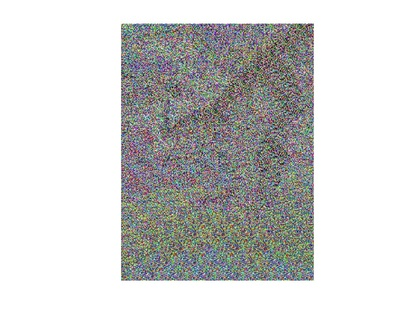
%> input picture Vigenere_Project/Image Encryption/encrypted_horse.jpg, 420 x 315 px, shrunk from 1120 x 840 before the run
$ octave --eval "start;"   (GNU Octave 9; MATLAB toolbox functions it lacks are replaced by stand-ins)
%> lines starting %> are read from the running program, lines starting %| are printed output that depends on the picture
### Encrypt_Decrypt_Project [final]/dialog_input.m
%% Created 03/21 SP, edited and finalized 03/22 SP


% === INSTRUCTIONS TO USER FOR HOW TO USE FUNCTION
function [img_input, key] = dialog_input()

%%% DIALOG INPUT runs through a dialogue tree, guiding a user through
%%% uploading an image (either as file, URL, or array). It then displays the image
% and has the user confirm for correct selection.
% Afterwards, it prompts the user to input a key. It loops and breaks,
% depending on where one is and the error-- ie, if you do not input a key
% when prompted, it then asks if you want to cancel image selection.

%%% SUMMARY: Guide's user through uploading image and key.

    %%% OUTPUTS:
        % img_input = User-uploaded image, read and assigned to img_input
        % key = User input of a key, formated as a numeric array


    %=== ASK USER FOR IMAGE SUBMISSION; 3 OPTIONS (file, url, code own matrix)
    while true
        options = {'Upload image from file', 'Provide image URL', 'Create image array'};

        try
            % 3 upload options, if user hits return, defaults to upload from file
            image_preference = questdlg('How would you like to upload your image?', 'Image Upload', options{1}, options{2}, options{3}, options{1});

            % Check if user canceled the dialog
            if isempty(image_preference)
                disp('Image upload dialog canceled.');
                break;
            end

            %=== FILE UPLOAD DIALOGUE
            if strcmp(image_preference, options{1})
                disp("Excellent. You've chosen to upload an image file from your device.")

                % Selected file saved with path & name
                [file_name, file_path] = uigetfile({'*.jpg; *.jpeg; *.png', 'Image Files'}, 'Select Image File');

                % ERROR if 'cancel' hit (no image selected)
                if isequal(file_name, 0) || isequal(file_path, 0)
                    error('No image file selected.');
                end

                % Load/read image to prepare for next steps. Then break
                img_path = fullfile(file_path, file_name);
                img = imread(img_path);
                break; % Exit loop


            %=== URL UPLOAD DIALOGUE
            elseif strcmp(image_preference, options{2})
                img_url = inputdlg('Enter the URL of your image:', 'Image URL', [1, 100]);

                % ERROR if no URL provided
                if isempty(img_url)
                    error('No image URL entered.');
                end

                % Extract URL (stored in position {1} of img_url)
                img_url = img_url{1};

                % ATTEMPT TO READ IMG. If failed, give error
                try
                    % Attempt to read image from URL
                    img = webread(img_url);
                    break; % Exit loop
                catch
                    error('Failed to read your image from provided URL.');
                end


            % === ARRAY UPLOAD DIALOGUE
            elseif strcmp(image_preference, options{3})
                disp("A fellow coder! You've chosen to create an array to use as your image.");
                disp("Please create your image array when prompted in the dialog box.");

                img_input = inputdlg('Enter your image array!', 'Image Array Input', [10 50]);

                % Check for empty array or user cancel
                if isempty(img_input)
                    error("NO IMAGE ARRAY SUBMITTED. PLEASE MAKE SURE TO ENTER YOUR IMAGE ARRAY");
                end

                % Create image array from user input
                try
                    img_str = img_input{1};
                    img = str2num(img_str); % Turn string into numeric array
                    if isempty(img)
                        error("Invalid image array.");
                    end
                    break; % Exit loop if valid array input
                catch
                    error('Invalid image array.');
                end

            % ERROR IF USER TAKES ANOTHER ACTION (somehow)
            else
                error('Invalid option selected.');
            end

        %%% === Case for other unspecified errors
        catch
            disp('An error occurred! Please try again.');
        end
    end

% Display image for user confirmation
figure(1);
imshow(img, 'InitialMagnification', 'fit');
title('IMAGE SELECTED');
axis off;


% === CONFIRM IMAGE and REQUEST KEY
while true
    % Confirm if user wants to use this image
    confirm_use = questdlg('Is this the image you would like to use?', 'Confirm Image', 'Use this!', 'Cancel', 'Use this!');

     % === CHECK USER RESPONSE
     % User choice: Use
     if strcmp(confirm_use, 'Use this!')
         % Close image
         if ishandle(1)
            close(1);
         end

         while true
            % Ask user for key input
            key_cell = inputdlg('Enter key! Be creative! The longer and cooler your key, the stronger the encryption B)', 'Key Input', [1, 50]);

             % Check for key
             if isempty(key_cell)
                 disp('No key provided.');
                 % If no key or dialog box canceled, check if user wishes
                 % to proceed with image selection
                 cancel_key = questdlg('Do you want to cancel the image selection?', 'Cancel Image?', 'Yes', 'No', 'Yes');
                 if strcmp(cancel_key, 'Yes')
                     img = [];
                     disp('Image canceled.');
                     return;
                 end

             else
                 % Extract key (key cannot be used when cell array)
                 key = key_cell{1};
                 % Save key as variable in Workspace
                 assignin('base', 'key', key);
                 break; % Exit key input loop
             end
         end
         break; % Exit image confirmation loop

    % User choice: Cancel
    elseif strcmp(confirm_use, 'Cancel')
         disp('Image canceled.');
         img = [];
         if ishandle(1)
            close(1);
         end
         % Restart image dialog
         img_input = dialog_input();
         if isempty(img)
            return;
         end

     else
         disp('Unexpected error. Image canceled.');
         img = [];
         if ishandle(1)
            close(1);
         end
         % Restart image dialog
         img_input = dialog_input();
         if isempty(img)
             return; % Exit loop if user cancels
         end
     end

end

% === ASSIGN IMG TO IMG_INPUT
img_input = img;

end

### Encrypt_Decrypt_Project [final]/process_key.m
% created 3/15/24 CC. Edited 3/15/24 CC
% edited CC 3/22/24. Last edited CC 3/23/24

function shared_key = process_key(og_img, key)
    % PROCESS_KEY takes characters of key (in an abbreviated ASCII code) &
    % assigns each to a numeric value. These are then used to form an
    % array of the same size as the original img [the values of key_num
    % iterate through rows to do this]. First checks that size is appropriate/
    % no clear errors.
    % This output (shared_key) is used for both key_new1 & key_new2, which
    % are then multiplied & added to og_img to create the encrpted img

    % SUMMARY: creates a matrix corresponding to characters of the key.
    % These are repeated through rows to create a matrix the same size as
    % og_img. shared_key used to create both key_new1 & key_new2


    %%% INPUTS:
        % og_img = an original input image
        % key = text (ASCII characters) used to encrypt the og_img

    %%% OUTPUTS:
        % shared_key = array created from key, matching size of og_img


%=== ACQUIRE CURRENT SIZE OF KEY AND OG_IMG
length_k = length(key);
size_og = size(og_img);
num_layers = size_og(3);
size_og_layer = prod(size_og(1:2)); % # elements in each layer of og_img


%=== CREATE NUMERIC KEY
% numeric version of key, accounting for desired ASCII start (32 = space)
key_num = double(key) - 32;


%=== MAKE KEY_NUM MATCH DIMENSIONS OF ORIGINAL IMAGE
%if key is larger than image, confirm if user wants these inputs
% IF KEY = SIZE OF OG_IMG, RESHAPE AND MOVE ON
if length_k == size_og_layer
   shared_key = key_num;

% IF KEY < SIZE OF OG_IMG, REPEAT KEY TO MATCH SIZE
elseif length_k < size_og_layer
    % update key_num to repeat until it's the size of 1 og_img layer (call
    % remaining indices). May be longer (will trim)
    key_num = repmat(key_num, 1, ceil(size_og_layer/length_k));

    % trim key_num to PERFECTLY fit size of 1 og_img layer
    shared_key = key_num(1:size_og_layer);


% IF KEY > SIZE_OG, ASK USER IF WHETHER TO 1) TRIM OR 2) USE NEW INPUTS
else
    % request user input (Y/N) on whether to trim or use new input
    userInput = input(['The length of the key exceeds the size of the image.' ...
        'Do you wish to proceed anyway? (Y/N): '], 's');

    if strcmpi(userInput, 'Y') || strcmpi(userInput, 'Yes')
        % Yes: trim key_num to match size of og_img
        shared_key = key_num(1:size_og);

    else
        % return wsithout modifying key
        disp('Returning original key. Please submit new inputs.');
        return;
    end
end


%=== TRIPLICATE SHARED_KEY LAYERS IF NECESSARY
if num_layers >1
    shared_key = repmat(shared_key, [1, 1, 3]);
end


%=== SCALE KEY TO SPAN 0-255 (only integer values)
% max_value = max(shared_key(:));

shared_key = mod(shared_key, 256);


% convert to uint8 (fit any outside values within range)
shared_key = uint8(shared_key);

%=== RESHAPE SHARED_KEY TO FIT OG_IMG
shared_key = reshape(shared_key, size(og_img));


end

### Encrypt_Decrypt_Project [final]/key_to_img2.m
% created 3/15/24 CC. Edited 3/15/24 CC
% using underlying code from SP]
% Edited 03/17/24 SP


function key_new2 = key_to_img2(og_img, key)
    %%%% CC:ERROR FIX SUMMARY ADD INPUTS ADD OUTPUTS

    % SUMMARY: characters of key are used to form an array of same size as
    % og_img (like in key_to_img1. This array will be used to encrypt
    % (doubly!) xor_img and give us our final encrypted output.

    % 2 major differences from key_to_img1: 1) key characters spiral outwards, rather than
    % moving along rows; 2) within the key, each char repeats twice (e.g.
    % cat -> ccaatt). These will perform better encryption for the final
    % image

    %%% INPUTS:
        % key = text input by user (vector)
        % og_img = original img input by user (array)

    %%% OUTPUTS: image created from adapted key
        % key_new2: values of key (doubled, scaled) repeat in a spiral

%=== REDECLARE KEY SO EACH CHAR IS DOUBLED
% save original copy
key_copy = key;

% each char of key is doubled (repeated once)
key = repelem(key, 2);


%=== REPEAT EACH CHARACTER OF NUMERIC_K (numeric version of key)
% call shared_key (but with new, doubled version of key)
shared_key = process_key(og_img, key);


% how many channels are in the input?
num_channels = size(shared_key, 3);
shared_key_copy = shared_key;

if num_channels > 1
    % use only the first channel of the input. Will copy this to the others
    shared_key = shared_key(:,:,1);
end

    %=== CREATE SPIRAL PATTERN OF KEY_NEW2
    % get values for rows & columns [parameters for my_spiral output]
    [rows, cols] = size(shared_key);
    key_new2 = my_spiral(rows, cols, shared_key);
    key_new2 = mod(key_new2, 256);

    % copy spiral over original # of channels
    key_new2 = repmat(key_new2, [1, 1, num_channels]);

    key_new2 = uint8(key_new2);

% % ELEMENT-WISE MULTIPLICATION TO CREATE KEY_NEW2
% % use double for proper multiplication; convert to uint8 to show properly
% key_new2 = double(key_new2) .* double(shared_key_copy);
% %key_new2 = uint8(key_new2);
%
% %=== RESTORE ORIGINAL VERSION OF KEY (no repeats)
% shared_key = shared_key_copy;


end

### Encrypt_Decrypt_Project [final]/my_spiral.m
% created 3/15/24 CC (referencing Matlab's 'spiral' function)
% Edited 3/15/24 CC [still working on it]
% FINISHED 03/17/24 SP

function spiral = my_spiral(rows, cols, input)
% MY_SPIRAL generates spiral_indices for a matrix of size rows x cols
% SUMMARY: essentially a 'reshape' function, that reshapes the input to a
% desired number of rows and columns [but spiraling out from the center]

    %%% INPUTS:
        % rows = desired rows of output
        % columns = desired columns of output
        % input = some vector/matrix with the same

    %%% OUTPUTS: spiral array created from key, matching size of og_img

%=== INITIALIZE VARIABLES
% matrix to store spiral values. array size = rows*cols
spiral = zeros(rows, cols);


% reshape input into a column vector
column_input = input(:);

% starting position:
r = 1;      % initialize row index
c = 1;     % initialize column index
num = 1;

% Boundaries of the spiral
top = 1;
bottom = rows;
left = 1;
right = cols;

%=== BEGIN FILLING spiral indices
while num <= numel(column_input)
        % Move right until either edge or filled index
        while c <= right && spiral(r, c) == 0
            spiral(r, c) = column_input(num);
            num = num + 1;
            c = c + 1; % Move right
        end
        c = c - 1; % adjust
        r = r + 1; % move down
        top = top + 1;

        % Move down (col)
        while r <= bottom && spiral(r, c) == 0
            % Fill position, increment num
            spiral(r, c) = column_input(num);
            num = num + 1;
            r = r + 1; % Move down
        end
        r = r - 1; % adjust
        c = c - 1; % Move left
        right = right - 1;

        % move left
        while c >= left && spiral(r, c) == 0
            spiral(r, c) = column_input(num);
            num = num + 1;
            c = c - 1; % move left
        end
        c = c + 1; % adjust
        r = r - 1; % Move up
        bottom = bottom - 1;

        % move up
        while r >= top && spiral(r, c) == 0
            spiral(r, c) = column_input(num);
            num = num + 1;
            r = r - 1; % move up
        end
        r = r + 1; % adjust row index
        c = c + 1; % adjust col index
        left = left + 1;
end


% [5 lines of commented-out code are left out]

end


### Encrypt_Decrypt_Project [final]/key_to_img3.m
% created 3/22 CC

function key_new3 = key_to_img3(og_img, key)

%%% KEY_TO_IMG3 outputs an image constructed from key_new1 and key_new2,
% which in turn are both created from the og_img and the key. Once both
% key_new1 and key_new2 are generated, key_new3 is created with element-wise
% multiplication between both images. The formula is as follows:
% (88 + key_new1) .* key_new2. Then, to keep the pixel values within RGB
% range, a modulo operation is applied.

%%% SUMMARY: create an image by combining key_new1 and key_new2

    %%% INPUTS:
        % og_img = an original input image
        % key = text (ASCII characters) used to encrypt the og_img

    %%% OUTPUTS:
        % key_new2 = a new image made using both key_new1 and key_new2

%%% CALL KEY_TO_IMG1 and KEY_TO_IMG2
key_new1 = key_to_img1(og_img, key);
key_new2 = key_to_img2(og_img, key);

%%% CREATE KEY_NEW3 from KEY_NEW1 and KEY_NEW2
key_new3 = (88 + double(key_new1)) .* double(key_new2);
% [adding 88 is just an homage to one of our star coders.]

key_new3 = mod(key_new3, 256);      % wrap around values >255
key_new3 = uint8(key_new3);

end

### Encrypt_Decrypt_Project [final]/encrypt_my_img.m
% created 3/15/24 CC.
% Edited 3/17/24 SN [output of all 4 images-- can't tell if it is
%%% doing what we want it to, though. But spiral is generated, XOR img is
%%% too.
% edited 3/18/24 CC SP
% edited 3/22 CC SP

function encrypted_img = encrypt_my_img(og_img, key)
%%% ENCRYPT_MY_IMG 'encrypts' a submitted image according to a submitted key
% word/words in ASCII format.
% The key is converted into two matrices the same size as og_img (i.e. also
% images!) that are used to manipulate the original image into an encrypted
% version. The formula is as follows: og_img + ((key_new1+88)*key_new2) =
% encrypted_img

%%% SUMMARY: encrypt a submitted image using a 'key' input (ASCII characters
% accepted). Can also decrypt using the decrypt_my_img function

    %%% INPUTS:
        % og_img = an original input image
        % key = text (ASCII characters) used to encrypt the og_img

    %%% OUTPUTS:
        % encrypted_img = a new image made using both og_img and the key


%=== KEY PREPARATION ===%
%%% CALL KEY_NEW1: img from 'key' numeric values repeating through rows
key_new1 = key_to_img1(og_img, key);


%%% CALL KEY_NEW2: img from 'key' numeric values spiraled from center
key_new2 = key_to_img2(og_img, key);


%%% CALL KEY_NEW3: img from key_new1 x key_new2 (element-wise)
key_new3 = key_to_img3(og_img, key);


%key_new3 made to fit 0-256. not a necessity! just for display if desired
mod(key_new3, 256);


%%% ENCRYPT IMAGE: new img from og_img + key_new3
encrypted_img = double(og_img) + double(key_new3);
encrypted_img = mod(encrypted_img, 256);


% shift each half of image, for more pronounced encryption [creates
% quadrants]
half_w = floor(width(encrypted_img)/2);
half_h = floor(height(encrypted_img)/2);
encrypted_img = circshift(encrypted_img, [half_w, half_h]);

% rotate 180 degrees (just for an extra layer!)
encrypted_img = imrotate(encrypted_img, 180);


%=== DISPLAY ORIGINAL & ENCRYPTED IMAGES ===%
% displays both 1) the process, for the user to see, & 2) the pure output
% also allows user to automatically save as a jpg, titled as the key


% Restore all images to uint8 for safety
og_img = uint8(og_img);
key_new1 = uint8(key_new1);
key_new2 = uint8(key_new2);
key_new3 = uint8(key_new3);
encrypted_img = uint8(encrypted_img);


%==== FIGURE 1: ALL STATES OF IMAGE AND KEY
figure('Name', 'THE PROCESS OF ENCRYPTION');

%%% SHOW ORIGINAL IMAGE
subplot(3, 3, 2);   % middle spot of 1st row (3x3 grid)
imshow(og_img, 'DisplayRange', [0,255], 'InitialMagnification', 'fit');
title('ORIGINAL:');
axis off;


%%% SHOW KEY1 clc(straight across)
subplot(3, 3, 4);
imshow(key_new1, 'DisplayRange', [0,255], 'InitialMagnification', 'fit');
title('KEY1');
axis off;

%%% SHOW KEY2 (spiral)
subplot(3, 3, 5);
imshow(key_new2, 'DisplayRange', [0,255], 'InitialMagnification', 'fit');
title('KEY2');
axis off;

%%% SHOW KEY3 (key_new1 .* key_new2)
subplot(3, 3, 6);
imshow(key_new3, 'DisplayRange', [0,255], 'InitialMagnification', 'fit');
title('KEY3');
axis off;

%%% SHOW ENCRYPTED, FINAL IMG
subplot(3, 3, 8);     % middle spot of last row (3x3 grid)
imshow(encrypted_img, 'DisplayRange', [0,255], 'InitialMagnification', 'fit');
title('ENCRYPTED');
axis off;
set(gcf, 'Units', 'pixels'); % Set figure units to pixels
%=== END OF FIG. 1


%==== FIGURE 2: ENCRYPTED IMAGE ONLY

% call entire figure
figure('Name', 'YOUR ENCRYPTED OUTPUT');
imshow(encrypted_img, 'DisplayRange', [0,255], 'InitialMagnification', 'fit');
% remove borders, store as pixels
axis off;
set(gcf, 'Units', 'pixels'); % Set figure units to pixels


%=== ASK USER IF THEY WOULD LIKE TO SAVE THE IMG (default is yes)
save_img = questdlg('Would you like to save your encryption as a jpeg?', ...
                  'Save Image', ...
                  'Yes', 'No', 'Yes');

% Process user's choice
switch save_img
    case 'Yes'
        % Prompt user to select a file path
        [filename, pathname] = uiputfile({'*.jpg','JPEG Image (*.jpg)';...
                                           '*.png','PNG Image (*.png)'}, ...
                                           'Save Image As', key);
        if filename ~= 0  % User selected a file
            % Construct full file path
            full_path = fullfile(pathname, filename);

            % Save the image
            imwrite(encrypted_img, full_path);
            disp(['Image saved as: ', full_path]);
        else
            disp('Image not saved.');
        end
    case 'No'
        disp('Image not saved.');
end

end

### Encrypt_Decrypt_Project [final]/key_to_img1.m
% created 3/14/24 CC. Last edited 3/15/24 CC

function key_new1 = key_to_img1(og_img, key)

    %CREATE KEY_NEW1, AN IMAGE MADE FROM 'KEY' INPUT, THAT IS THE SIZE OF OG_IMG
    % SUMMARY: characters of key (in an abbreviated ASCII code) are assigned to numeric values.
    % these are then used to form an array of the same size as original [the
    % values of numeric_k iterate through rows to do this]

    %%% INPUTS:
        % key = text input by user (vector)
        % og_img = original img input by user (array)

    %%% OUTPUTS: image created from adapted key
        % key_new1: values of key (scaled) repeat across rows (down
        % columns)

%%% KEY_NEW1 IS EQUIVALENT TO PROCESS_KEY

shared_key = process_key(og_img, key);
key_new1 = shared_key;

%=== DISPLAY SHARED_KEY AS AN IMAGE [temporary]
     %%% CHANGE IF WE DO 3 CHANNELS
%
% % Show image; will scale to fit user's window & use values 0-255
% imshow(key_new1, 'DisplayRange', [0,255], 'InitialMagnification', 'fit');

end

### Encrypt_Decrypt_Project [final]/start.m
%% Created 03/22 SP.

function start()
%%% START 'starts' a dialog tree, guiding a user through either encryption
% or decryption. If the user chooses 'Encrypt', the function calls
% dialog_input and assigns the outputs to og_img and key. Then, og_img and
% key are fed into encrypt_my_img. If the user chooses 'Decrypt', the
% function calls dialog_input and assigns the outputs to encrypted_img and
% key. Then, encrypted_img and key are fed into decrypt_my_img.

% For encryption, this outputs an encrypted image and a process image that
% shows how we encrypted the image. For decryption, the output is a
% 'decrypted' image-- not identical to the og_img, but legible.

%%% SUMMARY: Guide's user through encryption or decryption.

    %%% OUTPUTS:
        % decrypted_img = a image made by decrypting encrypted_img with key
        % encrypted_img = a new image made using both og_img and the key

% ASK USER choice
choose = questdlg("What would you like to do?", 'Encryption or Decryption', 'Encrypt', 'Decrypt', 'Cancel', 'Encrypt');
%> the answer given: Encrypt

% Check choice and call correct function
if strcmp(choose, 'Encrypt')
    % Encrypt image with key
    [og_img, key] = dialog_input;
%> the answer given: Upload image from file
%> the answer given: ../Vigenere_Project/Image Encryption/encrypted_horse.jpg
%> in dialog_input, img is the input picture: size 315x420x3 uint8; mean R, G, B 206.3, 206.6, 205.7
%> the answer given: Use this!
%> the loop in dialog_input, `while true` made 1 pass; the answer given on pass 1: 3
%> key = '3'
    encrypt_my_img(og_img, key);
%> in process_key, `key_num = double(key) - 32;`: key_num = 19
%> in key_to_img2, `key_copy = key;`: key_copy = '3'
%> in key_to_img2, `key = repelem(key, 2);`: key = '33'
%> the loop in my_spiral, `while num <= numel(column_input)` made 158 passes
%> c on passes 1 to 3: 2, 3, 4
%> in encrypt_my_img, `encrypted_img = circshift(encrypted_img, [half_w, half_h]);`:
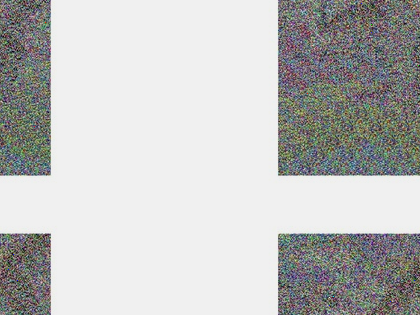
%> encrypted_img: size 315x420x3 double; mean R, G, B 191.3, 191.6, 190.7; mean of the top-left, top-right, bottom-left and bottom-right quarters 208.1, 152.5, 219.3, 184.8
%> in encrypt_my_img, `encrypted_img = imrotate(encrypted_img, 180);`:
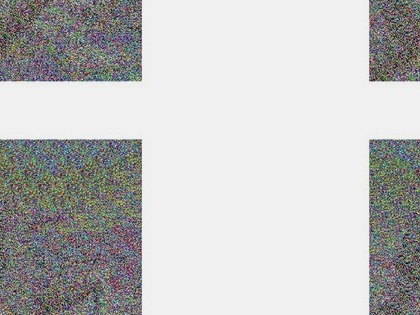
%> encrypted_img: size 315x420x3 double; mean R, G, B 191.3, 191.6, 190.7; mean of the top-left, top-right, bottom-left and bottom-right quarters 185, 219.4, 152.5, 208.1
%> the answer given: Yes
%| Image saved as: ./out.png

elseif strcmp(choose, 'Decrypt')
    % Decrypt iamge with key
    [encrypted_img, key] = dialog_input;
    decrypt_my_img(encrypted_img, key);

elseif strcmp(choose, 'Cancel')
    % Cancel
    disp('Canceled.');

else
    disp('Error: Invalid choice.');
end
